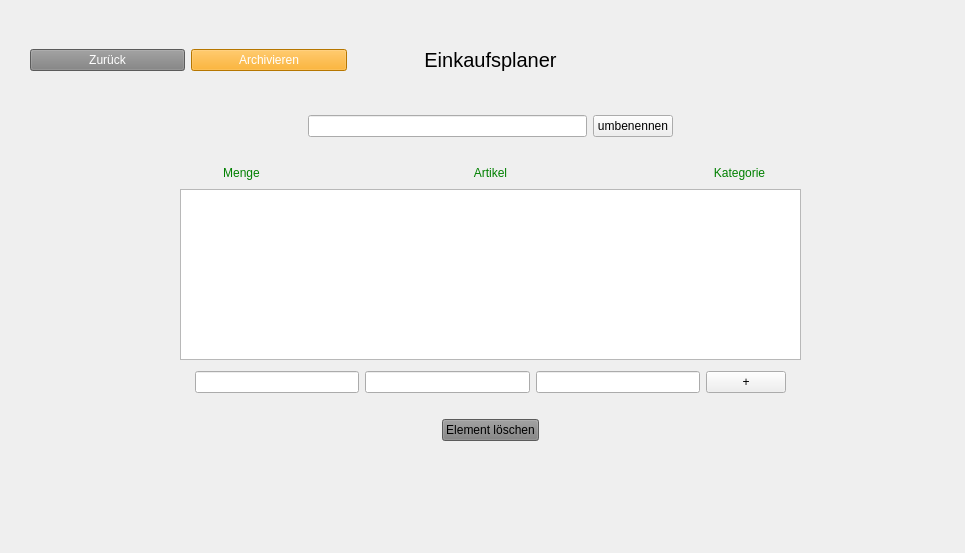
<?xml version="1.0" encoding="UTF-8"?>
<ui version="4.0">
 <class>Einkaufsplaner</class>
 <widget class="QWidget" name="Einkaufsplaner">
  <property name="geometry">
   <rect>
    <x>0</x>
    <y>0</y>
    <width>965</width>
    <height>553</height>
   </rect>
  </property>
  <property name="windowTitle">
   <string>Haushaltsplaner</string>
  </property>
  <widget class="QWidget" name="verticalLayoutWidget">
   <property name="geometry">
    <rect>
     <x>30</x>
     <y>30</y>
     <width>921</width>
     <height>411</height>
    </rect>
   </property>
   <layout class="QVBoxLayout" name="verticalLayout">
    <item>
     <layout class="QHBoxLayout" name="horizontalLayout">
      <item>
       <widget class="QPushButton" name="b_back">
        <property name="styleSheet">
         <string notr="true">background-color: grey;
color: white;</string>
        </property>
        <property name="text">
         <string>Zurück</string>
        </property>
       </widget>
      </item>
      <item>
       <widget class="QPushButton" name="b_archive">
        <property name="styleSheet">
         <string notr="true">background-color: orange;
color: white;</string>
        </property>
        <property name="text">
         <string>Archivieren</string>
        </property>
       </widget>
      </item>
      <item>
       <spacer name="horizontalSpacer_6">
        <property name="orientation">
         <enum>Qt::Horizontal</enum>
        </property>
        <property name="sizeType">
         <enum>QSizePolicy::Fixed</enum>
        </property>
        <property name="sizeHint" stdset="0">
         <size>
          <width>60</width>
          <height>20</height>
         </size>
        </property>
       </spacer>
      </item>
      <item>
       <widget class="QLabel" name="l_app">
        <property name="styleSheet">
         <string notr="true">font-size: 15pt;</string>
        </property>
        <property name="text">
         <string>Einkaufsplaner</string>
        </property>
        <property name="alignment">
         <set>Qt::AlignCenter</set>
        </property>
       </widget>
      </item>
      <item>
       <spacer name="horizontalSpacer_5">
        <property name="orientation">
         <enum>Qt::Horizontal</enum>
        </property>
        <property name="sizeType">
         <enum>QSizePolicy::Fixed</enum>
        </property>
        <property name="sizeHint" stdset="0">
         <size>
          <width>60</width>
          <height>60</height>
         </size>
        </property>
       </spacer>
      </item>
      <item>
       <widget class="QLabel" name="label">
        <property name="text">
         <string/>
        </property>
       </widget>
      </item>
      <item>
       <widget class="QLabel" name="l_icon">
        <property name="styleSheet">
         <string notr="true">image: url(:/Images/logo_small_icon_only_inverted.png);</string>
        </property>
        <property name="text">
         <string/>
        </property>
       </widget>
      </item>
     </layout>
    </item>
    <item>
     <spacer name="verticalSpacer_3">
      <property name="orientation">
       <enum>Qt::Vertical</enum>
      </property>
      <property name="sizeHint" stdset="0">
       <size>
        <width>20</width>
        <height>40</height>
       </size>
      </property>
     </spacer>
    </item>
    <item>
     <layout class="QHBoxLayout" name="horizontalLayout_5">
      <item>
       <spacer name="horizontalSpacer_7">
        <property name="orientation">
         <enum>Qt::Horizontal</enum>
        </property>
        <property name="sizeHint" stdset="0">
         <size>
          <width>40</width>
          <height>20</height>
         </size>
        </property>
       </spacer>
      </item>
      <item>
       <widget class="QLineEdit" name="i_listname"/>
      </item>
      <item>
       <widget class="QPushButton" name="b_rename">
        <property name="text">
         <string>umbenennen</string>
        </property>
       </widget>
      </item>
      <item>
       <spacer name="horizontalSpacer_8">
        <property name="orientation">
         <enum>Qt::Horizontal</enum>
        </property>
        <property name="sizeHint" stdset="0">
         <size>
          <width>40</width>
          <height>20</height>
         </size>
        </property>
       </spacer>
      </item>
     </layout>
    </item>
    <item>
     <spacer name="verticalSpacer">
      <property name="orientation">
       <enum>Qt::Vertical</enum>
      </property>
      <property name="sizeHint" stdset="0">
       <size>
        <width>20</width>
        <height>40</height>
       </size>
      </property>
     </spacer>
    </item>
    <item>
     <layout class="QHBoxLayout" name="horizontalLayout_6">
      <item>
       <spacer name="horizontalSpacer_9">
        <property name="orientation">
         <enum>Qt::Horizontal</enum>
        </property>
        <property name="sizeType">
         <enum>QSizePolicy::Fixed</enum>
        </property>
        <property name="sizeHint" stdset="0">
         <size>
          <width>90</width>
          <height>20</height>
         </size>
        </property>
       </spacer>
      </item>
      <item>
       <widget class="QLabel" name="l_mount">
        <property name="styleSheet">
         <string notr="true">color: green;</string>
        </property>
        <property name="text">
         <string>Menge</string>
        </property>
        <property name="alignment">
         <set>Qt::AlignCenter</set>
        </property>
       </widget>
      </item>
      <item>
       <widget class="QLabel" name="l_article">
        <property name="styleSheet">
         <string notr="true">color: green;</string>
        </property>
        <property name="text">
         <string>Artikel</string>
        </property>
        <property name="alignment">
         <set>Qt::AlignCenter</set>
        </property>
       </widget>
      </item>
      <item>
       <widget class="QLabel" name="l_categorie">
        <property name="styleSheet">
         <string notr="true">color: green;</string>
        </property>
        <property name="text">
         <string>Kategorie</string>
        </property>
        <property name="alignment">
         <set>Qt::AlignCenter</set>
        </property>
       </widget>
      </item>
      <item>
       <spacer name="horizontalSpacer_10">
        <property name="orientation">
         <enum>Qt::Horizontal</enum>
        </property>
        <property name="sizeType">
         <enum>QSizePolicy::Fixed</enum>
        </property>
        <property name="sizeHint" stdset="0">
         <size>
          <width>90</width>
          <height>20</height>
         </size>
        </property>
       </spacer>
      </item>
     </layout>
    </item>
    <item>
     <layout class="QHBoxLayout" name="horizontalLayout_2">
      <item>
       <spacer name="horizontalSpacer">
        <property name="orientation">
         <enum>Qt::Horizontal</enum>
        </property>
        <property name="sizeType">
         <enum>QSizePolicy::Fixed</enum>
        </property>
        <property name="sizeHint" stdset="0">
         <size>
          <width>150</width>
          <height>20</height>
         </size>
        </property>
       </spacer>
      </item>
      <item>
       <widget class="QListWidget" name="listofflist">
        <property name="styleSheet">
         <string notr="true">font-size:12pt;</string>
        </property>
       </widget>
      </item>
      <item>
       <spacer name="horizontalSpacer_2">
        <property name="orientation">
         <enum>Qt::Horizontal</enum>
        </property>
        <property name="sizeType">
         <enum>QSizePolicy::Fixed</enum>
        </property>
        <property name="sizeHint" stdset="0">
         <size>
          <width>150</width>
          <height>20</height>
         </size>
        </property>
       </spacer>
      </item>
     </layout>
    </item>
    <item>
     <spacer name="verticalSpacer_2">
      <property name="orientation">
       <enum>Qt::Vertical</enum>
      </property>
      <property name="sizeType">
       <enum>QSizePolicy::Fixed</enum>
      </property>
      <property name="sizeHint" stdset="0">
       <size>
        <width>20</width>
        <height>5</height>
       </size>
      </property>
     </spacer>
    </item>
    <item>
     <layout class="QHBoxLayout" name="horizontalLayout_3">
      <item>
       <spacer name="horizontalSpacer_3">
        <property name="orientation">
         <enum>Qt::Horizontal</enum>
        </property>
        <property name="sizeHint" stdset="0">
         <size>
          <width>40</width>
          <height>20</height>
         </size>
        </property>
       </spacer>
      </item>
      <item>
       <widget class="QLineEdit" name="i_amount"/>
      </item>
      <item>
       <widget class="QLineEdit" name="i_article"/>
      </item>
      <item>
       <widget class="QLineEdit" name="i_categorie"/>
      </item>
      <item>
       <widget class="QPushButton" name="b_add">
        <property name="text">
         <string>+</string>
        </property>
       </widget>
      </item>
      <item>
       <spacer name="horizontalSpacer_4">
        <property name="orientation">
         <enum>Qt::Horizontal</enum>
        </property>
        <property name="sizeHint" stdset="0">
         <size>
          <width>40</width>
          <height>20</height>
         </size>
        </property>
       </spacer>
      </item>
     </layout>
    </item>
    <item>
     <spacer name="verticalSpacer_4">
      <property name="orientation">
       <enum>Qt::Vertical</enum>
      </property>
      <property name="sizeHint" stdset="0">
       <size>
        <width>20</width>
        <height>40</height>
       </size>
      </property>
     </spacer>
    </item>
    <item>
     <layout class="QHBoxLayout" name="horizontalLayout_7">
      <item>
       <spacer name="horizontalSpacer_11">
        <property name="orientation">
         <enum>Qt::Horizontal</enum>
        </property>
        <property name="sizeHint" stdset="0">
         <size>
          <width>40</width>
          <height>20</height>
         </size>
        </property>
       </spacer>
      </item>
      <item>
       <widget class="QPushButton" name="b_itemdelete">
        <property name="styleSheet">
         <string notr="true">background-color: grey;</string>
        </property>
        <property name="text">
         <string>Element löschen</string>
        </property>
       </widget>
      </item>
      <item>
       <spacer name="horizontalSpacer_12">
        <property name="orientation">
         <enum>Qt::Horizontal</enum>
        </property>
        <property name="sizeHint" stdset="0">
         <size>
          <width>40</width>
          <height>20</height>
         </size>
        </property>
       </spacer>
      </item>
     </layout>
    </item>
   </layout>
  </widget>
 </widget>
 <resources>
  <include location="../MenuFrame/Menu.qrc"/>
 </resources>
 <connections/>
</ui>
